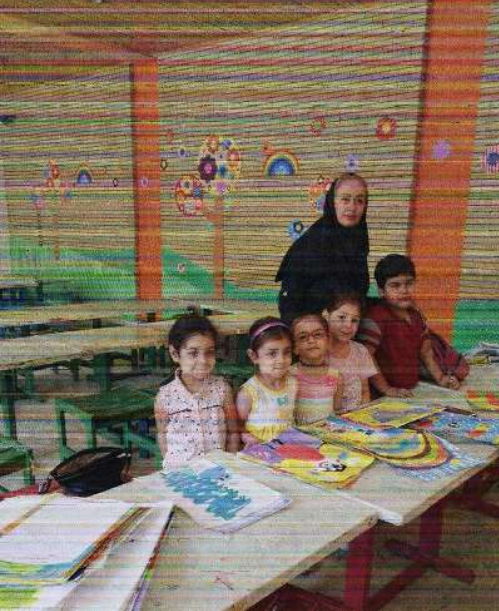
#> input picture practice_04/questation_01/image_01.png, 499 x 611 px
$ python code.py
#> lines starting #> are read from the running program, lines starting #| are printed output that depends on the picture
import cv2
import numpy as np

notch_points = []
radius = 12


def select_point(event, x, y, flags, param):
    if event == cv2.EVENT_LBUTTONDOWN:
        notch_points.append((x, y))


img = cv2.imread("image_01.png", cv2.IMREAD_GRAYSCALE)
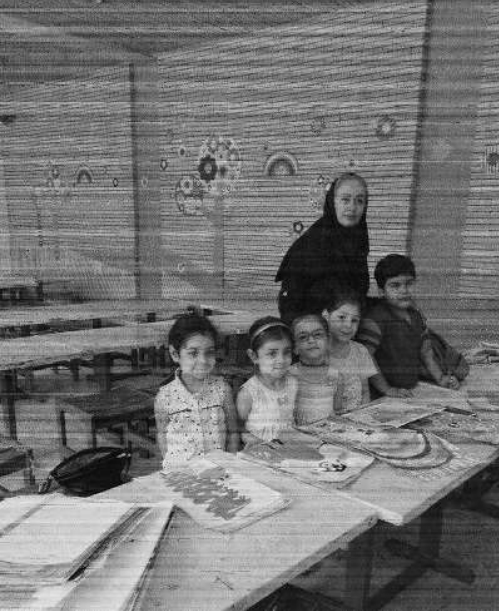
#> img: shape (611, 499); min 0, max 239, mean 114.7
rows, cols = img.shape
#> rows = 611; cols = 499

fft = np.fft.fft2(img)
fft_shift = np.fft.fftshift(fft)

magnitude = np.log(np.abs(fft_shift) + 1)
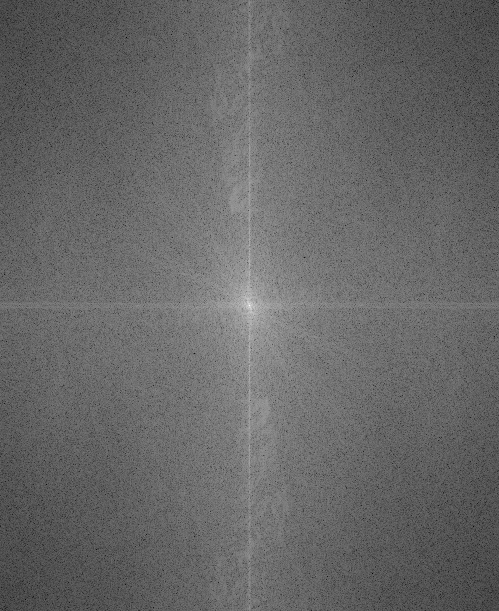
#> magnitude: shape (611, 499) float64; min 1.61, max 17.37, mean 8; drawn with min black and max white
magnitude = cv2.normalize(magnitude, None, 0, 255, cv2.NORM_MINMAX)
magnitude = magnitude.astype(np.uint8)

cv2.namedWindow("Fourier Spectrum")
cv2.setMouseCallback("Fourier Spectrum", select_point)
cv2.namedWindow("Original Image")
cv2.namedWindow("Filtered Image")

while True:
    mask = np.ones((rows, cols), np.uint8)
    display = cv2.cvtColor(magnitude, cv2.COLOR_GRAY2BGR)

    for (x, y) in notch_points:
        cv2.circle(display, (x, y), radius, (0, 0, 255), 1)
        cv2.circle(mask, (x, y), radius, 0, -1)
        sx = cols - x
        sy = rows - y
        cv2.circle(display, (sx, sy), radius, (0, 0, 255), 1)
        cv2.circle(mask, (sx, sy), radius, 0, -1)
#> mask: shape (611, 499); every value is 1

    filtered_fft = fft_shift * mask

    img_filtered = np.fft.ifft2(np.fft.ifftshift(filtered_fft))
    img_filtered = np.abs(img_filtered)
    img_filtered = cv2.normalize(img_filtered, None, 0, 255, cv2.NORM_MINMAX)
    img_filtered = img_filtered.astype(np.uint8)

    cv2.imshow("Fourier Spectrum", display)
    cv2.imshow("Original Image", img)
    cv2.imshow("Filtered Image", img_filtered)

    key = cv2.waitKey(1)
#> (key Esc is pressed here)
    if key == 27:
        break
    elif key == ord('u'):
        if notch_points:
            removed_point = notch_points.pop()
            print(f"Removed point: {removed_point}")

cv2.destroyAllWindows()

$ run again, with practice_04/questation_01/image_02.png copied over practice_04/questation_01/image_01.png
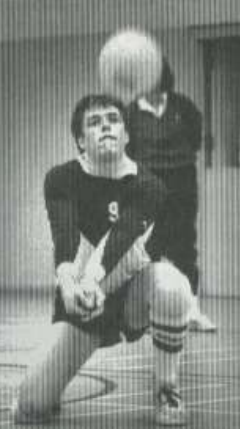
#> input picture practice_04/questation_01/image_02.png, 240 x 429 px
#> `magnitude = np.log(np.abs(fft_shift) + 1)`:
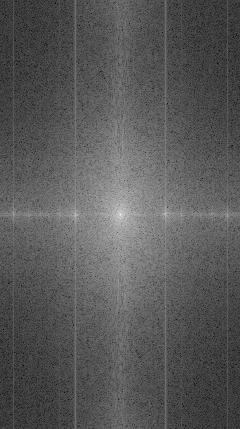
#> magnitude: shape (429, 240) float64; min 0.461, max 16.41, mean 6.05; drawn with min black and max white
#> `img_filtered = cv2.normalize(img_filtered, None, 0, 255, cv2.NORM_MINM..`:
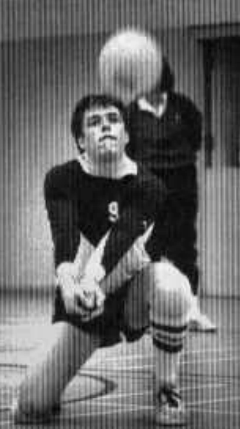
#> img_filtered: shape (429, 240) float64; min -4.79e-15, max 255, mean 104; drawn with min black and max white

$ run again, with practice_04/questation_01/image_03.png copied over practice_04/questation_01/image_01.png
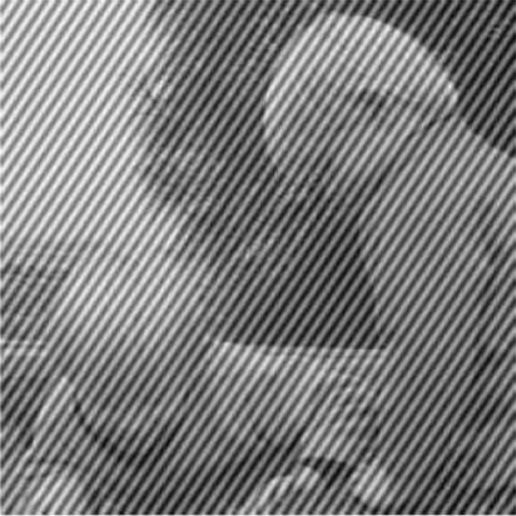
#> input picture practice_04/questation_01/image_03.png, 516 x 516 px
#> img is the input picture: shape (516, 516); min 2, max 252, mean 123.6
#> `magnitude = np.log(np.abs(fft_shift) + 1)`:
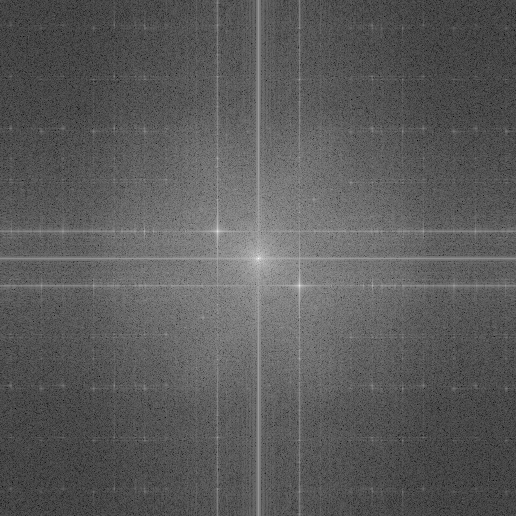
#> magnitude: shape (516, 516) float64; min 0.406, max 17.31, mean 6.46; drawn with min black and max white
